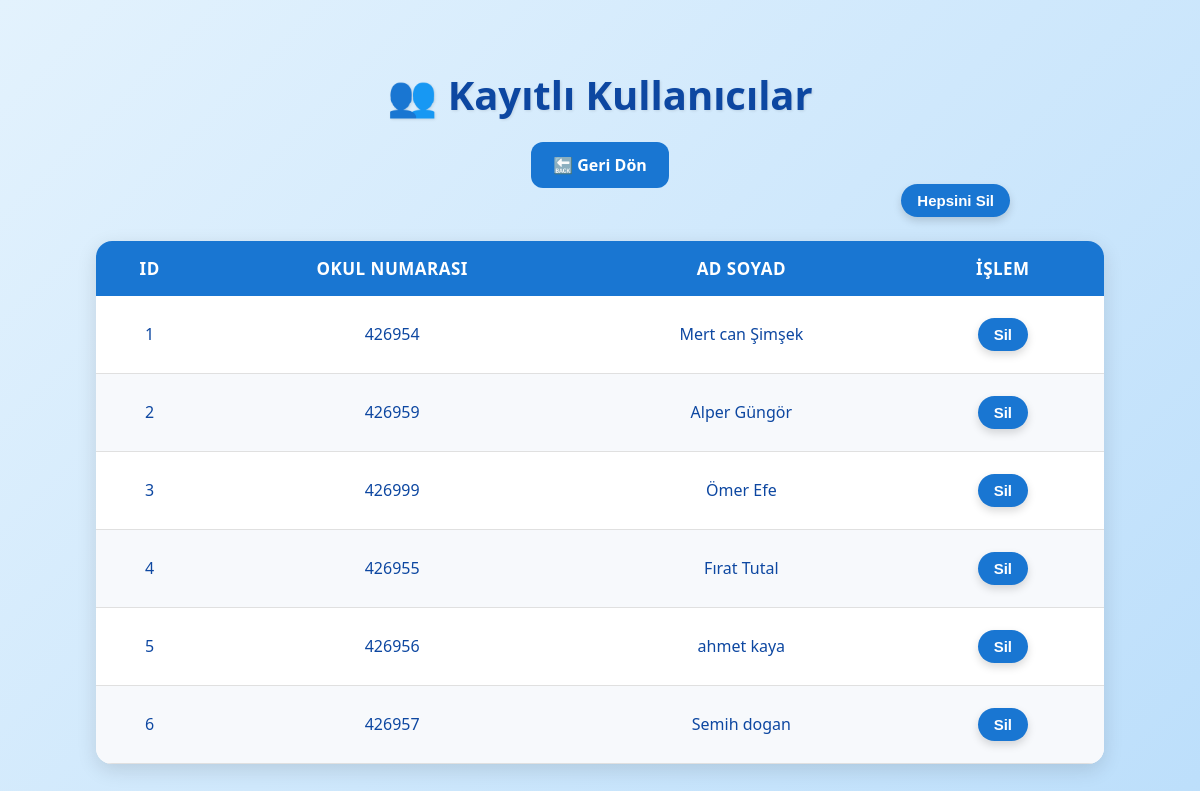
The page /kullanicilar (signed in) on the database as committed earlier.
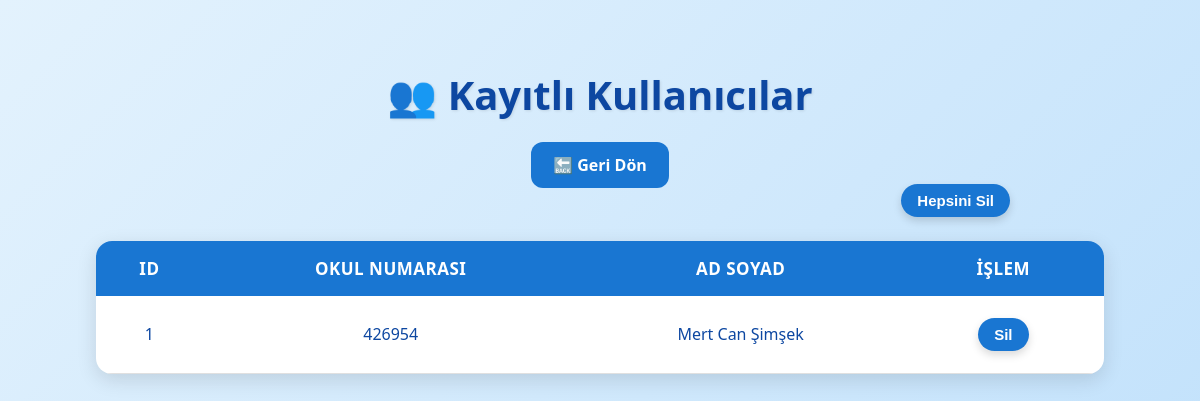
The same page on the database as committed later.
### tables this page shows
CREATE TABLE students (
            id INTEGER PRIMARY KEY AUTOINCREMENT,
            student_number TEXT UNIQUE NOT NULL,
            name TEXT,
            password_hash TEXT NOT NULL
        );

### app.py (the view)
@app.route('/kullanicilar')
@teacher_required
def kullanicilar():
    conn = get_db()
    kullanicilar = conn.execute("SELECT * FROM students").fetchall()
    conn.close()
    return render_template('kullanicilar.html', kullanicilar=kullanicilar)

### app.py (called while the page is built)
def get_db():
    conn = sqlite3.connect(DB_PATH)
    conn.row_factory = sqlite3.Row
    return conn

def teacher_required(f):
    @wraps(f)
    def decorated(*args, **kwargs):
        if 'teacher' not in session:
            return redirect(url_for('teacher_login'))
        return f(*args, **kwargs)
    return decorated

### templates/kullanicilar.html (shortened to what this page needs)
<!DOCTYPE html>
<html lang="tr">
<head>
    <link rel="stylesheet" href="{{ url_for('static', filename='kullanicilar.css') }}">
</head>
<body>
    <h1>👥 Kayıtlı Kullanıcılar</h1>
    <a href="{{ url_for('dashboard') }}" class="button">🔙 Geri Dön</a>
    <div style="text-align: right; margin-bottom: 10px;">
        <form action="{{ url_for('kullanicilar_sil_tumu') }}" method="POST" onsubmit="return confirm('Tüm kullanıcıları silmek istediğine emin misin?');" style="display:inline;">
            <button type="submit" class="delete-btn1">Hepsini Sil</button>
        </form>
    </div>
    <table>
        <thead>
            <tr>
                <th>ID</th>
                <th>Okul Numarası</th>
                <th>Ad Soyad</th>
                <th>İşlem</th>
            </tr>
        </thead>
        <tbody>
            {% for k in kullanicilar %}
            <tr>
                <td>{{ k[0] }}</td>
                <td>{{ k[1] }}</td>
                <td>{{ k[2] }}</td>
                <td>
                    <form action="{{ url_for('kullanici_sil', id=k['id']) }}" method="POST" style="display:inline;">
                        <button type="submit" class="delete-btn" onclick="return confirm('Silmek istediğine emin misin?')">Sil</button>
                    </form>
                </td>
            </tr>
            {% endfor %}
        </tbody>
    </table>
</body>
</html>

Rows that differ between the two databases and show on the page:
removed students: id "2", student_number "426959", name "Alper Güngör"
removed students: id "3", student_number "426999", name "Ömer Efe"
removed students: id "4", student_number "426955", name "Fırat Tutal"
removed students: id "5", student_number "426956", name "ahmet kaya"
removed students: id "6", student_number "426957", name "Semih dogan"
changed students id 1: name "Mert can Şimşek" → "Mert Can Şimşek"
